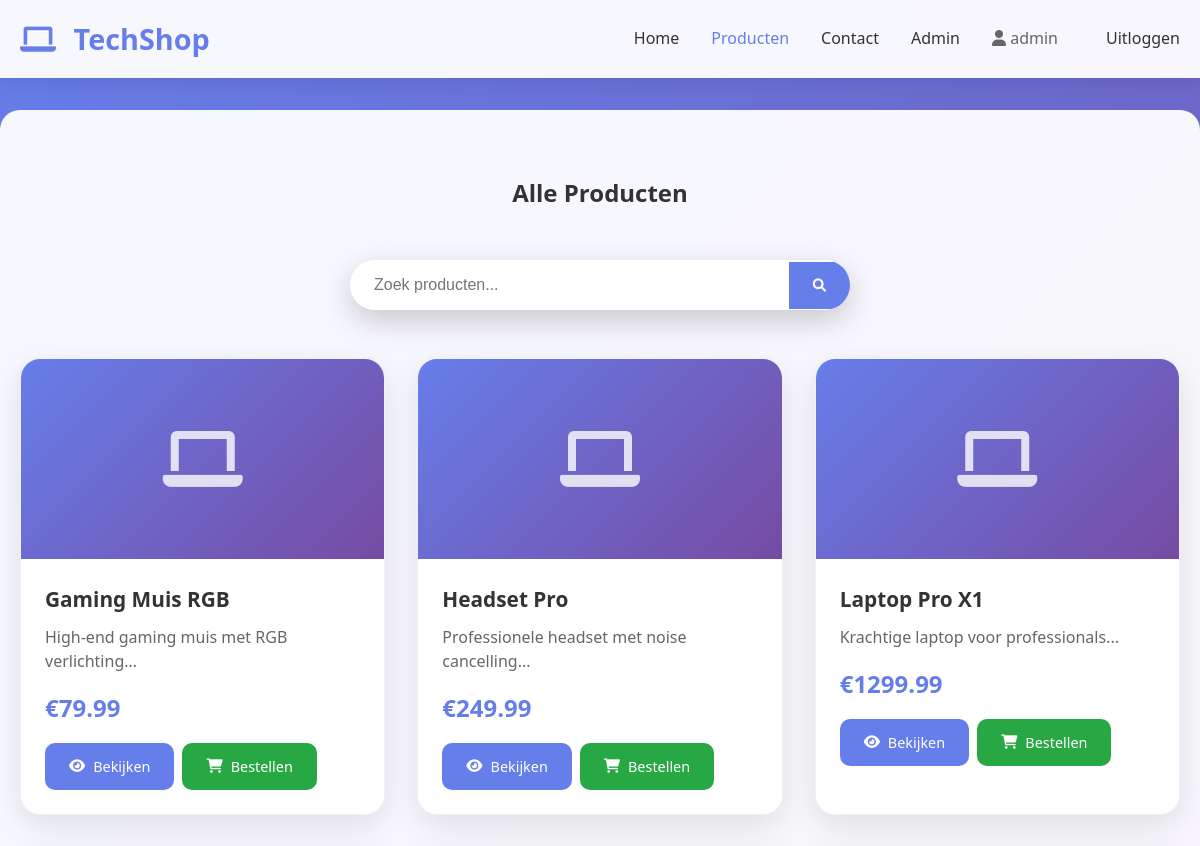
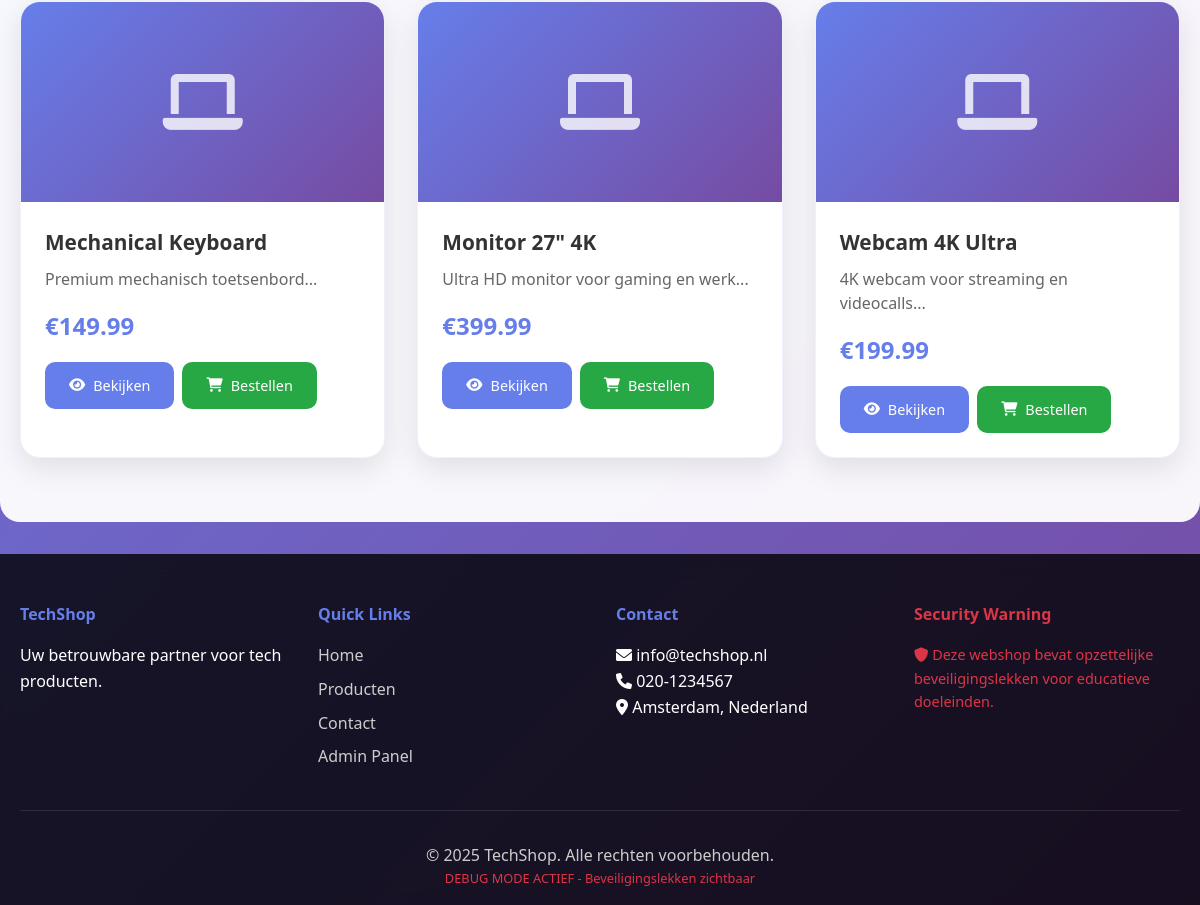
The page /products.php (signed in) on the database its author committed (2 pictures, top to bottom).
### tables this page shows
CREATE TABLE products (
    id INT AUTO_INCREMENT PRIMARY KEY,
    name VARCHAR(100) NOT NULL,
    description TEXT,
    price DECIMAL(10,2) NOT NULL,
    stock INT DEFAULT 0,
    image_url VARCHAR(255),
    created_at TIMESTAMP DEFAULT CURRENT_TIMESTAMP
);

### config.php (called while the page is built, shortened)
<?php
$host = "localhost";
$user = "root";
$password = "";
$dbname = "webshop";
$conn = new mysqli($host, $user, $password, $dbname);
function executeQuery($query) {
    global $conn;
    $result = $conn->query($query);
    return $result;
}
?>

### products.php (the view, shortened to what this page needs)
<?php
require_once 'config.php';
$search = $_GET['search'] ?? '';
if ($search) {
    $query = "SELECT * FROM products WHERE name LIKE '%$search%' OR description LIKE '%$search%'";
} else {
    $query = "SELECT * FROM products ORDER BY name";
}
$result = executeQuery($query);
include 'includes/header.php';
?>
    <section class="products-section" style="margin-top: 2rem;">
        <div class="container">
            <h2 style="text-align: center; margin-bottom: 3rem;">
                <?php echo $search ? "Zoekresultaten voor: " . $search : "Alle Producten"; ?>
            </h2>
            <div style="text-align: center; margin-bottom: 3rem;">
                <form method="GET" class="search-form">
                    <input type="text" name="search" placeholder="Zoek producten..."
                           value="<?php echo $search; ?>">
                    <button type="submit"><i class="fas fa-search"></i></button>
                </form>
            </div>
            <div class="products-grid">
                <?php while ($product = $result->fetch_assoc()): ?>
                    <div class="product-card">
                        <div class="product-image">
                            <i class="fas fa-laptop product-icon"></i>
                        </div>
                        <div class="product-info">
                            <h4><?php echo $product['name']; ?></h4>
                            <p><?php echo substr($product['description'], 0, 100); ?>...</p>
                            <div class="product-price">€<?php echo $product['price']; ?></div>
                            <div class="product-actions">
                                <a href="product.php?id=<?php echo $product['id']; ?>" class="btn btn-primary">
                                    <i class="fas fa-eye"></i> Bekijken
                                </a>
                                <a href="order.php?product_id=<?php echo $product['id']; ?>" class="btn btn-success">
                                    <i class="fas fa-shopping-cart"></i> Bestellen
                                </a>
                            </div>
                        </div>
                    </div>
                <?php endwhile; ?>
            </div>
        </div>
    </section>
<?php include 'includes/footer.php'; ?>

### styles.css (style rules this page uses)
* { margin: 0; padding: 0; box-sizing: border-box; }
body { font-family: 'Segoe UI', Tahoma, Geneva, Verdana, sans-serif; line-height: 1.6; color: #333; background: linear-gradient(135deg, #667eea 0%, #764ba2 100%); min-height: 100vh; }
.container { max-width: 1200px; margin: 0 auto; padding: 0 20px; }
.search-form { display: flex; max-width: 500px; margin: 2rem auto; background: white; border-radius: 50px; overflow: hidden; box-shadow: 0 10px 30px rgba(0,0,0,0.2); align-items: center; }
.search-form input[type="text"] { flex: 1; padding: 1rem 1.5rem; border: none; outline: none; font-size: 1rem; }
.search-form button { padding: 1rem 1.5rem; background: #667eea; color: white; border: none; cursor: pointer; transition: background 0.3s ease; }
.products-section { padding: 4rem 0; background: rgba(255, 255, 255, 0.95); backdrop-filter: blur(10px); margin: 2rem 0; border-radius: 20px; }
.products-grid { display: grid; grid-template-columns: repeat(auto-fit, minmax(300px, 1fr)); gap: 2rem; }
.product-card { background: white; border-radius: 20px; overflow: hidden; box-shadow: 0 10px 30px rgba(0,0,0,0.1); transition: all 0.3s ease; border: 1px solid rgba(102, 126, 234, 0.1); }
.product-image { height: 200px; background: linear-gradient(135deg, #667eea, #764ba2); display: flex; align-items: center; justify-content: center; position: relative; overflow: hidden; }
.product-icon { font-size: 4rem; color: white; opacity: 0.8; }
.product-info { padding: 1.5rem; }
.product-info h4 { font-size: 1.3rem; margin-bottom: 0.5rem; color: #333; font-weight: 600; }
.product-info p { color: #666; margin-bottom: 1rem; line-height: 1.5; }
.product-price { font-size: 1.5rem; font-weight: 700; color: #667eea; margin-bottom: 1rem; }
.product-actions { display: flex; gap: 0.5rem; flex-wrap: wrap; }
.btn { display: inline-flex; align-items: center; gap: 0.5rem; padding: 0.75rem 1.5rem; border: none; border-radius: 10px; text-decoration: none; font-weight: 500; transition: all 0.3s ease; cursor: pointer; font-size: 0.9rem; text-align: center; justify-content: center; }
.btn-primary { background: #667eea; color: white; }
.btn-success { background: #28a745; color: white; }

### rows shown on the page
products: name "Gaming Muis RGB", description "High-end gaming muis met RGB verlichting", price "79.99"
products: name "Headset Pro", description "Professionele headset met noise cancelling", price "249.99"
products: name "Laptop Pro X1", description "Krachtige laptop voor professionals", price "1299.99"
products: name "Mechanical Keyboard", description "Premium mechanisch toetsenbord", price "149.99"
products: name "Monitor 27\" 4K", description "Ultra HD monitor voor gaming en werk", price "399.99"
products: name "Webcam 4K Ultra", description "4K webcam voor streaming en videocalls", price "199.99"

### other values the page prints
$_SESSION['username'] "admin"
